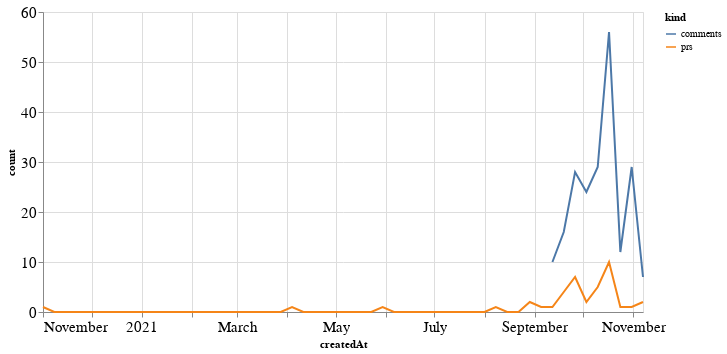

Write notebook code for a chart like this one.
### Code cell
alt.Chart(total_time, width=600).mark_line().encode(
    x='createdAt',
    y='count',
    color='kind'
)

### Figure 1 — Vega-Lite specification as saved in the notebook (floating-point values rounded to 4 significant figures)
{"config": {"axisLeft": {"labelFontSize": 15}, "axisBottom": {"labelFontSize": 15}}, "data": {"name": "data-5b32f16aef810b5c2f8e0f45e93266be"}, "mark": "line", "encoding": {"color": {"type": "nominal", "field": "kind"}, "x": {"type": "temporal", "field": "createdAt"}, "y": {"type": "quantitative", "field": "count"}}, "width": 600, "$schema": "https://vega.github.io/schema/vega-lite/v4.8.1.json", "datasets": {"data-5b32f16aef810b5c2f8e0f45e93266be": [{"createdAt": "2020-11-01T00:00:00", "kind": "prs", "count": 1.0}, {"createdAt": "2020-11-08T00:00:00", "kind": "prs", "count": 0.0}, {"createdAt": "2020-11-15T00:00:00", "kind": "prs", "count": 0.0}, {"createdAt": "2020-11-22T00:00:00", "kind": "prs", "count": 0.0}, {"createdAt": "2020-11-29T00:00:00", "kind": "prs", "count": 0.0}, {"createdAt": "2020-12-06T00:00:00", "kind": "prs", "count": 0.0}, {"createdAt": "2020-12-13T00:00:00", "kind": "prs", "count": 0.0}, {"createdAt": "2020-12-20T00:00:00", "kind": "prs", "count": 0.0}, {"createdAt": "2020-12-27T00:00:00", "kind": "prs", "count": 0.0}, {"createdAt": "2021-01-03T00:00:00", "kind": "prs", "count": 0.0}, {"createdAt": "2021-01-10T00:00:00", "kind": "prs", "count": 0.0}, {"createdAt": "2021-01-17T00:00:00", "kind": "prs", "count": 0.0}, {"createdAt": "2021-01-24T00:00:00", "kind": "prs", "count": 0.0}, {"createdAt": "2021-01-31T00:00:00", "kind": "prs", "count": 0.0}, {"createdAt": "2021-02-07T00:00:00", "kind": "prs", "count": 0.0}, {"createdAt": "2021-02-14T00:00:00", "kind": "prs", "count": 0.0}, {"createdAt": "2021-02-21T00:00:00", "kind": "prs", "count": 0.0}, {"createdAt": "2021-02-28T00:00:00", "kind": "prs", "count": 0.0}, {"createdAt": "2021-03-07T00:00:00", "kind": "prs", "count": 0.0}, {"createdAt": "2021-03-14T00:00:00", "kind": "prs", "count": 0.0}, {"createdAt": "2021-03-21T00:00:00", "kind": "prs", "count": 0.0}, {"createdAt": "2021-03-28T00:00:00", "kind": "prs", "count": 0.0}, {"createdAt": "2021-04-04T00:00:00", "kind": "prs", "count": 1.0}, {"createdAt": "2021-04-11T00:00:00", "kind": "prs", "count": 0.0}, {"createdAt": "2021-04-18T00:00:00", "kind": "prs", "count": 0.0}, {"createdAt": "2021-04-25T00:00:00", "kind": "prs", "count": 0.0}, {"createdAt": "2021-05-02T00:00:00", "kind": "prs", "count": 0.0}, {"createdAt": "2021-05-09T00:00:00", "kind": "prs", "count": 0.0}, {"createdAt": "2021-05-16T00:00:00", "kind": "prs", "count": 0.0}, {"createdAt": "2021-05-23T00:00:00", "kind": "prs", "count": 0.0}, {"createdAt": "2021-05-30T00:00:00", "kind": "prs", "count": 1.0}, {"createdAt": "2021-06-06T00:00:00", "kind": "prs", "count": 0.0}, {"createdAt": "2021-06-13T00:00:00", "kind": "prs", "count": 0.0}, {"createdAt": "2021-06-20T00:00:00", "kind": "prs", "count": 0.0}, {"createdAt": "2021-06-27T00:00:00", "kind": "prs", "count": 0.0}, {"createdAt": "2021-07-04T00:00:00", "kind": "prs", "count": 0.0}, {"createdAt": "2021-07-11T00:00:00", "kind": "prs", "count": 0.0}, {"createdAt": "2021-07-18T00:00:00", "kind": "prs", "count": 0.0}, {"createdAt": "2021-07-25T00:00:00", "kind": "prs", "count": 0.0}, {"createdAt": "2021-08-01T00:00:00", "kind": "prs", "count": 0.0}, {"createdAt": "2021-08-08T00:00:00", "kind": "prs", "count": 1.0}, {"createdAt": "2021-08-15T00:00:00", "kind": "prs", "count": 0.0}, {"createdAt": "2021-08-22T00:00:00", "kind": "prs", "count": 0.0}, {"createdAt": "2021-08-29T00:00:00", "kind": "prs", "count": 2.0}, {"createdAt": "2021-09-05T00:00:00", "kind": "prs", "count": 1.0}, {"createdAt": "2021-09-12T00:00:00", "kind": "prs", "count": 1.0}, {"createdAt": "2021-09-19T00:00:00", "kind": "prs", "count": 4.0}, {"createdAt": "2021-09-26T00:00:00", "kind": "prs", "count": 7.0}, {"createdAt": "2021-10-03T00:00:00", "kind": "prs", "count": 2.0}, {"createdAt": "2021-10-10T00:00:00", "kind": "prs", "count": 5.0}, {"createdAt": "2021-10-17T00:00:00", "kind": "prs", "count": 10.0}, {"createdAt": "2021-10-24T00:00:00", "kind": "prs", "count": 1.0}, {"createdAt": "2021-10-31T00:00:00", "kind": "prs", "count": 1.0}, {"createdAt": "2021-11-07T00:00:00", "kind": "prs", "count": 2.0}, {"createdAt": "2020-11-01T00:00:00", "kind": "comments", "count": null}, {"createdAt": "2020-11-08T00:00:00", "kind": "comments", "count": null}, {"createdAt": "2020-11-15T00:00:00", "kind": "comments", "count": null}, {"createdAt": "2020-11-22T00:00:00", "kind": "comments", "count": null}, {"createdAt": "2020-11-29T00:00:00", "kind": "comments", "count": null}, {"createdAt": "2020-12-06T00:00:00", "kind": "comments", "count": null}, {"createdAt": "2020-12-13T00:00:00", "kind": "comments", "count": null}, {"createdAt": "2020-12-20T00:00:00", "kind": "comments", "count": null}, {"createdAt": "2020-12-27T00:00:00", "kind": "comments", "count": null}, {"createdAt": "2021-01-03T00:00:00", "kind": "comments", "count": null}, {"createdAt": "2021-01-10T00:00:00", "kind": "comments", "count": null}, {"createdAt": "2021-01-17T00:00:00", "kind": "comments", "count": null}, {"createdAt": "2021-01-24T00:00:00", "kind": "comments", "count": null}, {"createdAt": "2021-01-31T00:00:00", "kind": "comments", "count": null}, {"createdAt": "2021-02-07T00:00:00", "kind": "comments", "count": null}, {"createdAt": "2021-02-14T00:00:00", "kind": "comments", "count": null}, {"createdAt": "2021-02-21T00:00:00", "kind": "comments", "count": null}, {"createdAt": "2021-02-28T00:00:00", "kind": "comments", "count": null}, {"createdAt": "2021-03-07T00:00:00", "kind": "comments", "count": null}, {"createdAt": "2021-03-14T00:00:00", "kind": "comments", "count": null}, {"createdAt": "2021-03-21T00:00:00", "kind": "comments", "count": null}, {"createdAt": "2021-03-28T00:00:00", "kind": "comments", "count": null}, {"createdAt": "2021-04-04T00:00:00", "kind": "comments", "count": null}, {"createdAt": "2021-04-11T00:00:00", "kind": "comments", "count": null}, {"createdAt": "2021-04-18T00:00:00", "kind": "comments", "count": null}, {"createdAt": "2021-04-25T00:00:00", "kind": "comments", "count": null}, {"createdAt": "2021-05-02T00:00:00", "kind": "comments", "count": null}, {"createdAt": "2021-05-09T00:00:00", "kind": "comments", "count": null}, {"createdAt": "2021-05-16T00:00:00", "kind": "comments", "count": null}, {"createdAt": "2021-05-23T00:00:00", "kind": "comments", "count": null}, {"createdAt": "2021-05-30T00:00:00", "kind": "comments", "count": null}, {"createdAt": "2021-06-06T00:00:00", "kind": "comments", "count": null}, {"createdAt": "2021-06-13T00:00:00", "kind": "comments", "count": null}, {"createdAt": "2021-06-20T00:00:00", "kind": "comments", "count": null}, {"createdAt": "2021-06-27T00:00:00", "kind": "comments", "count": null}, {"createdAt": "2021-07-04T00:00:00", "kind": "comments", "count": null}, {"createdAt": "2021-07-11T00:00:00", "kind": "comments", "count": null}, {"createdAt": "2021-07-18T00:00:00", "kind": "comments", "count": null}, {"createdAt": "2021-07-25T00:00:00", "kind": "comments", "count": null}, {"createdAt": "2021-08-01T00:00:00", "kind": "comments", "count": null}, {"createdAt": "2021-08-08T00:00:00", "kind": "comments", "count": null}, {"createdAt": "2021-08-15T00:00:00", "kind": "comments", "count": null}, {"createdAt": "2021-08-22T00:00:00", "kind": "comments", "count": null}, {"createdAt": "2021-08-29T00:00:00", "kind": "comments", "count": null}, {"createdAt": "2021-09-05T00:00:00", "kind": "comments", "count": null}, {"createdAt": "2021-09-12T00:00:00", "kind": "comments", "count": 10.0}, {"createdAt": "2021-09-19T00:00:00", "kind": "comments", "count": 16.0}, {"createdAt": "2021-09-26T00:00:00", "kind": "comments", "count": 28.0}, {"createdAt": "2021-10-03T00:00:00", "kind": "comments", "count": 24.0}, {"createdAt": "2021-10-10T00:00:00", "kind": "comments", "count": 29.0}, {"createdAt": "2021-10-17T00:00:00", "kind": "comments", "count": 56.0}, {"createdAt": "2021-10-24T00:00:00", "kind": "comments", "count": 12.0}, {"createdAt": "2021-10-31T00:00:00", "kind": "comments", "count": 29.0}, {"createdAt": "2021-11-07T00:00:00", "kind": "comments", "count": 7.0}]}}
